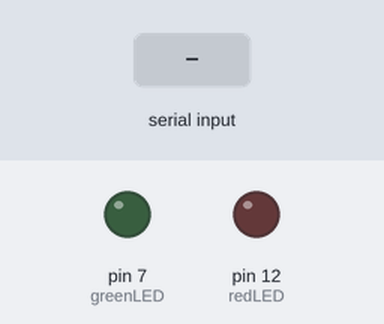
Simulated run of this sketch. Board: Arduino Uno, built with avr-gcc and run on an emulated ATmega328P. On the bench: output pins drawn as LEDs (lit = HIGH). The inputs (shaded band) are chosen by the test bench.

Above: at 1.2 s.
1.3 s: "G" received over Serial
At 2.1 s:
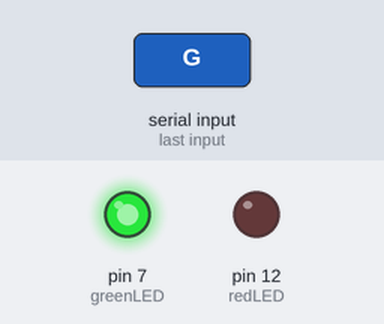
2.8 s: "R" received over Serial
At 3.2 s:
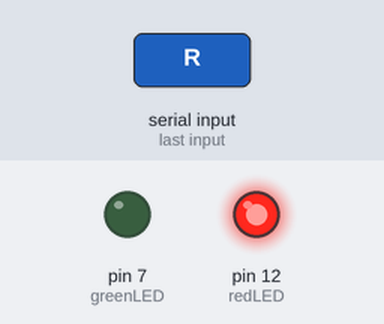
Timing chart, 0 to 5.8 s (numbered marks = the images above; inputs shaded):
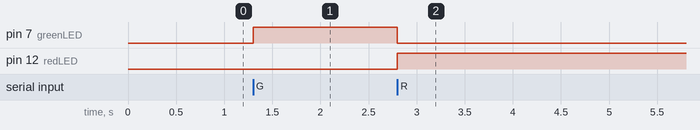

The sketch:

lightControl.ino
```cpp
const int greenLED = 7;
const int redLED = 12;

void setup() {
  pinMode(greenLED, OUTPUT);
  pinMode(redLED, OUTPUT);
  Serial.begin(9600);
}

void loop() {
  if (Serial.available() > 0) {
    char signal = Serial.read();  // Read the signal from Python

    if (signal == 'G') {
      digitalWrite(greenLED, HIGH);
      digitalWrite(redLED, LOW);
    } else if (signal == 'R') {
      digitalWrite(greenLED, LOW);
      digitalWrite(redLED, HIGH);
    }
  }
}
```

Measured:
- after the input at 1.3 s, pin 7 (greenLED): LOW → HIGH at once
- after the input at 2.8 s, pin 7 (greenLED): HIGH → LOW at once; pin 12 (redLED): LOW → HIGH at once
